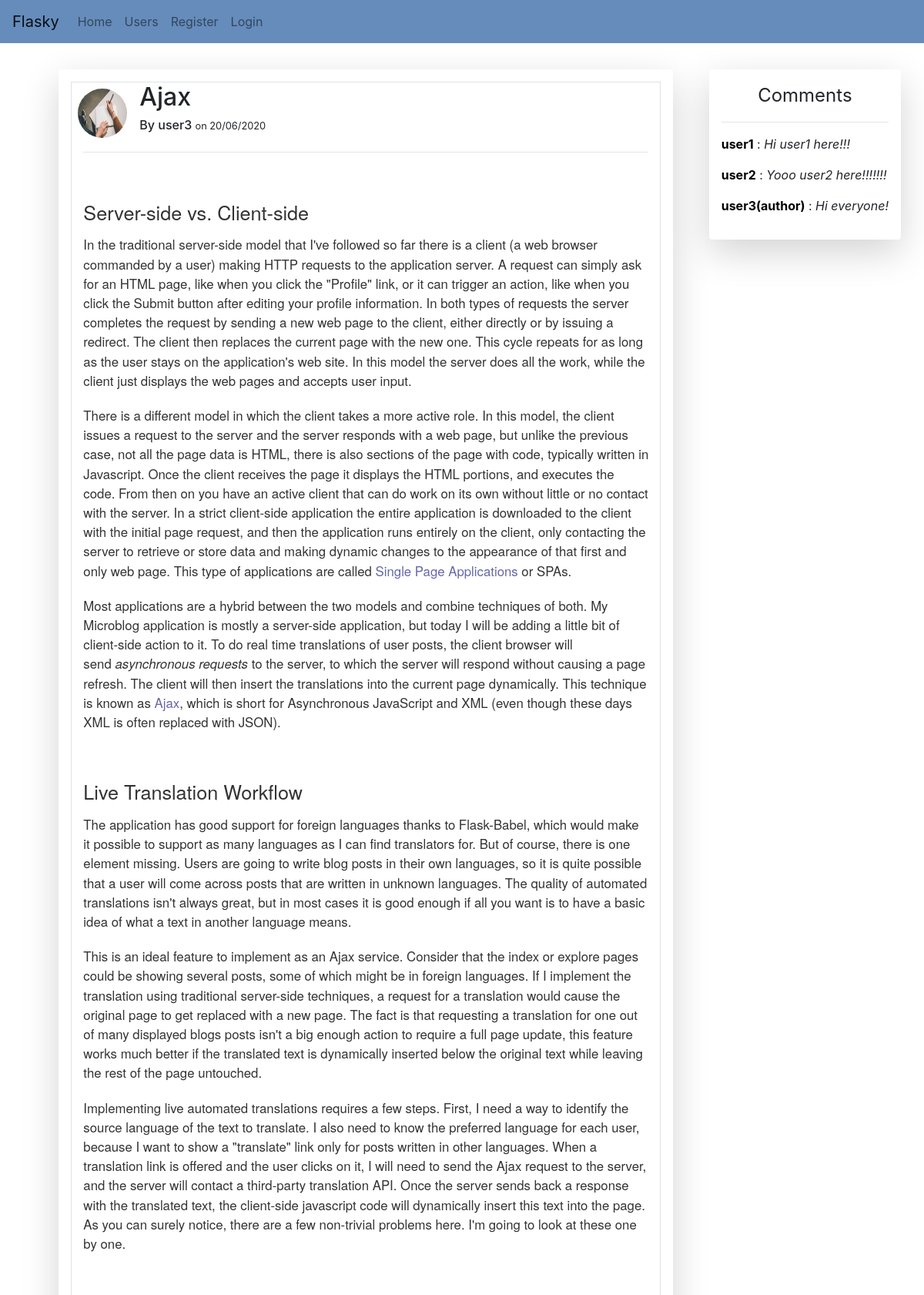
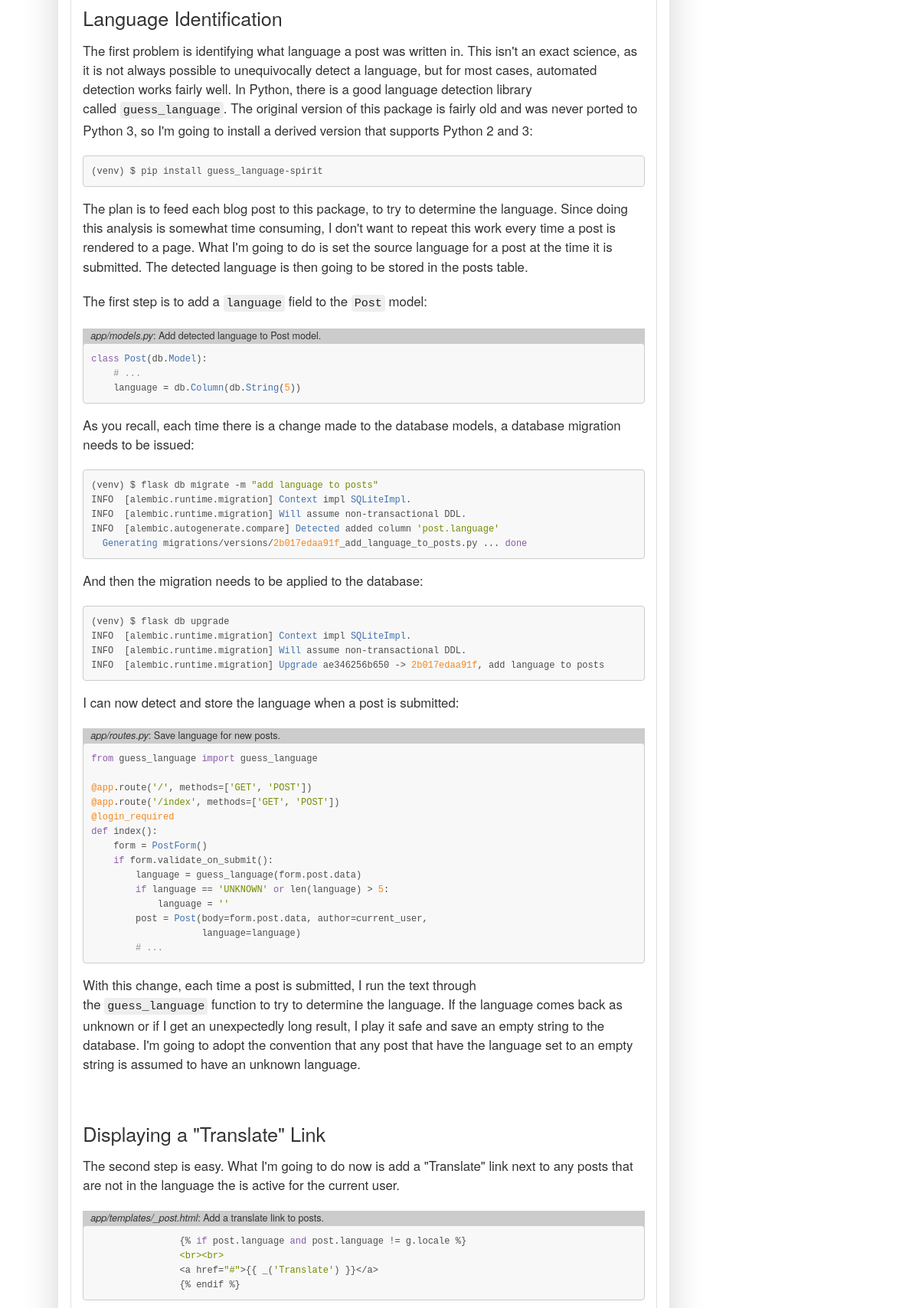
Page /post/13 (upper part) on the committed database (2 pictures, top to bottom).
### learn/models.py (models this page shows, shortened)
class User(db.Model, UserMixin):
	id = db.Column(db.Integer, primary_key=True)
	image_file = db.Column(db.String(20), nullable=False, default='default.png')
	username = db.Column(db.String(20), unique=True, nullable=False)
	email = db.Column(db.String(50), unique=True, nullable=False)
	password = db.Column(db.String(60), nullable=False)
	posts = db.relationship('Post', backref='author', lazy=True)
	comments = db.relationship('Comment', backref='user',lazy='dynamic')
	followed = db.relationship(
    	'User', secondary=followers,
    	primaryjoin=(followers.c.follower_id == id),
    	secondaryjoin=(followers.c.followed_id == id),
    	backref=db.backref('followers', lazy='dynamic'), lazy='dynamic'
        )

class Post(db.Model):
	id = db.Column(db.Integer, primary_key=True)
	title = db.Column(db.String(50), nullable=False)
	content = db.Column(db.Text, nullable=False)
	date_time = db.Column(db.DateTime, nullable=False, default=datetime.utcnow)
	user_id = db.Column(db.Integer, db.ForeignKey('user.id'), nullable=False)
	comments = db.relationship('Comment', backref='post',lazy='dynamic')

class Comment(db.Model):
	id = db.Column(db.Integer, primary_key=True)
	user_id = db.Column(db.Integer, db.ForeignKey('user.id'), nullable=False)
	post_id = db.Column(db.Integer, db.ForeignKey('post.id'), nullable=False)
	message = db.Column(db.Text, nullable=False)

### learn/posts/routes.py (the view)
@posts.route('/post/<int:post_id>', methods=['POST','GET'])
def post(post_id):
	post = Post.query.get_or_404(post_id)
	comment_form = CommentForm()
	if comment_form.validate_on_submit() and current_user.is_authenticated:
		comment = Comment(user_id=current_user.id, post_id=post.id, message=str(comment_form.message.data))
		db.session.add(comment)
		db.session.commit()
		flash('Your comment has been added successfully!', 'success')
		return redirect(f'/post/{str(post.id)}')
	comments = Comment.query.all()
	d = {}
	for comment in comments:
		user_id_is = comment.user_id
		user = User.query.get(user_id_is)
		d[user_id_is] = user.username
	print('d - ', d)
	return render_template('post.html', post=post, post_content=post.content, comments=comments, comment_form=comment_form, d=d)

### learn/templates/post.html (shortened to what this page needs)
<!DOCTYPE html>
<html lang="en">
<head>
    <link rel="stylesheet" href="https://stackpath.bootstrapcdn.com/bootstrap/4.4.1/css/bootstrap.min.css">
    <link href="https://cdn.jsdelivr.net/npm/summernote@0.8.18/dist/summernote-bs4.min.css" rel="stylesheet">
</head>
<body>
	<header>
		<nav style="background-color: #658CBB;" class="navbar navbar-expand-md navbar-light fixed-top">
			{% if current_user.is_authenticated %}
				<a class="navbar-brand" href="{{ url_for('users.account') }}">{{ current_user.username }}</a>
			{% else %}
				<a class="navbar-brand" href="#">Flasky</a>
			{% endif %}
			<div class="collapse navbar-collapse" id="navbarNavAltMarkup">
		    	<div class="navbar-nav">
		      		<a class="nav-item nav-link" href="/home">Home </a>
		      		<a class="nav-item nav-link" href="/users">Users </a>
		      		{% if current_user.is_authenticated %}
		      			<a class="nav-item nav-link" href="{{ url_for('users.account') }}">Account</a>
		      			<a class="nav-item nav-link" href="{{ url_for('posts.new_post') }}">New Post</a>
		      			<a class="nav-item nav-link" href="{{ url_for('users.logout') }}">Logout</a>
		      		{% else %}
		      			<a class="nav-item nav-link" href="{{ url_for('users.register') }}">	Register</a>
		      			<a class="nav-item nav-link" href="{{ url_for('users.login') }}">Login</a>
		      		{% endif %}
		    	</div>
		  	</div>
		</nav>
	</header>
	<div class="container">
		<div class="row">
			<div style="width: 70%" class="container shadow-lg p-3 mb-5 bg-white rounded">
				<div style="margin-bottom: 20px" class="container border">
					<div class="row">
						<img style="width: 64px; height: 64px" class="rounded-circle mt-2 ml-2" src="{{ url_for('static', filename='profile_pics/'+post.author.image_file) }}">
						<div class="ml-3">
							<h2>{{ post.title }}</h2>
							<h6>By {{ post.author.username }}
							<small>on {{ post.date_time.strftime("%d/%m/%Y") }}</small></h6>
						</div>
					</div>
					<hr>
					<div style="word-wrap: break-word;font-size: 1.2rem">
						<p>{{ post_content|safe }}</p>
					</div>
				</div>
			</div>
			<div>
				<div style="padding: 20px" class="shadow-lg p-3 mb-5 bg-white rounded">
					<legend style="justify-content: center; text-align: center">Comments</legend>
					<hr>
					<div class="">
						{% for comment in comments %}
							{% if comment.post_id == post.id %}
								{% if post.author.id == comment.user_id %}
									<p><b><a href="{{ url_for('users.user_posts', username=d[comment.user_id]) }}">{{ d[comment.user_id] }}(author)</a></b> : <i style="text-align: center">{{ comment.message }}</i></p>
								{% else %}
									<p><b><a href="{{ url_for('users.user_posts',  username=d[comment.user_id]) }}">{{ d[comment.user_id] }}</a></b> : <i style="text-align: center">{{ comment.message }}</i></p>
								{% endif %}
							{% endif %}
						{% endfor %}
					</div>
				</div>
			</div>
		</div>
	</div>
</body>
</html>

### learn/templates/post.html (style rules this page uses)
a { color: black; }

### rows in the picture
User: image_file (picture), author.username "user3"
Post: title "Ajax", date_time "20/06/2020", content "Server-side vs. Client-side In the traditional server-side model that I've followed so far there is a client (a web browser commanded by a user) making HTTP requests to the application server. A request can simply ask for an HTML page, like when you click the \"Profile\" link, or it can trigger an action, like when you click the Submit button after editing your profile information. In both types of requests the server completes the request by sending a new web page to the client, either directly or by issuing a redirect. The client then replaces the current page with the new one. This cycle repeats for as long as the user stays on the application's web site. In this model the server does all…"
Comment: user.username "user1", message "Hi user1 here!!!"
Comment: user.username "user2", message "Yooo user2 here!!!!!!!"
Comment: user.username "user3", message "Hi everyone!"
